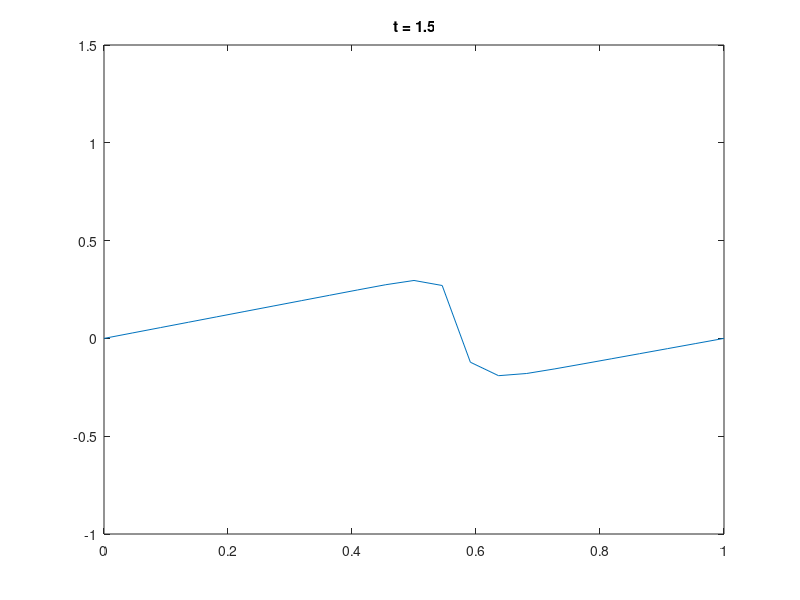

Source code (MATLAB):
% Solving Burgers with a SL method, uniform grid.
clear all
clf

% Parameters
N=21;       % Level of spacial discretisation
tN = 200;
%Dt= 0.012;   % Timestep
theta_t=1/2;  % Theta for the Theta method in time.
theta_x=1/2;  % Theta for the Theta-method for departure points.
epsilon=0.002; % Epsilon in the PDE

x0 = 0;
x1 = 1;
Dx= (x1 - x0)./(N+1); % Space step

t0 = 0;
tmax = 1.5;
Dt = (tmax-t0)/tN;

% Initial and boundary conditions
u0 = @(x) sin(2*pi*x) + 1/2*sin(pi*x);
u_l = 0;
u_r = 0;

% Matrices to be used. Tridiagonal, so could be done more efficiently

% del2 - \delta_x^2, a tridiagonal matrix, finite difference second 
% derivative operator.
del2 = -2*eye(N) + diag(ones(N-1,1),1) + diag(ones(N-1,1),-1);
% LHS and RHS of SISL formulation, and the boundary term correction
M_RHS = eye(N) + Dt/(Dx^2) * (1 - theta_t) * epsilon * del2;
M_LHS = eye(N) - Dt/(Dx^2) * theta_t * epsilon * del2;
BC = [u_l/(Dx^2); zeros(N-2,1);u_r/(Dx^2)];

% Initialisation
X = x0 + (1:N)'*Dx;
Un = u0(X);

% For plotting...
tout = t0 + (0:tN)*Dt;
uout=zeros(length(tmax),N);
uout(1,:) = Un;
xout = X;
jj=1;

% Outer loop. Timestep
for ii = 1:(length(tout))
% Timestep initialisation
% Cubic spline of Un (including the constant end points)  
rhs0 = u_l + Dt/(Dx^2) * (1-theta_t) * epsilon *...
    (2*u_l - 5*Un(1) + 4*Un(2) - Un(3)); % This is an order h^2 approx'n to u''
rhsN = u_r + Dt/(Dx^2) * (1-theta_t) * epsilon *...
    (2*u_r - 5*Un(N) + 4*Un(N-1) - Un(N-2));
%pp_rhs = spline([0;X;1],[rhs0; (M_RHS * Un) ; rhsN]);
pp_rhs = interp1([x0;X;x1],...
  [rhs0; (M_RHS * Un + Dt*(1-theta_t)*epsilon*BC) ; rhsN],'linear','pp');
%   TODO
%   This is actually wrong at the moment. Want to take into account
%   the second derivative term at the left and right points.
%   Since this is in the known LHS, could make this higher order;
%   doesn't have to lead to a tridiagonal matrix to solve with.

% Initial guess of departure points.
X_D = X - Dt*Un;
 % Inner loop. 
 for k = 1:2
 % Evaluate RHS at the departure points.
 rhs_D = ppval(pp_rhs, X_D);
 % Solve the implicit equation (Thomas algorithm implemented later)
 U_A = M_LHS\(rhs_D + Dt*theta_t*epsilon*BC);
 % New guess at the departure points (theta-method) and recalculate 
 % RHS_D and U_A. 
 X_D = X - Dt*(theta_x*U_A + (1-theta_x)*Un);
 end
 rhs_D = ppval(pp_rhs, X_D);
 U_A = M_LHS\(rhs_D + Dt*theta_t*epsilon*BC);
 % End of Inner Loop
% Prep for next timestep.
Un = U_A;
plot([x0;X;x1],[u_l;U_A;u_r])
title(['t = ',num2str(tout(ii))]), ylim([-1 1.5]), drawnow()
jj=jj+1;
uout(jj,:)=Un;
end % for ii

% mk_video('test.avi','test',tout,uout,xout);
